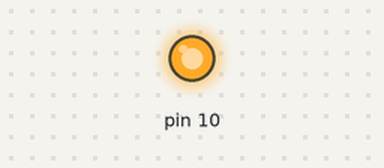
Bench run of a sketch on a simulated Arduino Uno, built with avr-gcc and run on an emulated ATmega328P. On the bench: output pins drawn as LEDs (lit = HIGH). What the sketch prints to the serial monitor is not drawn.

Above: at 0.1 s.
Timing chart, 0 to 1.6 s (numbered marks = the images above):
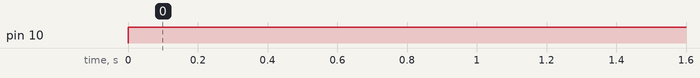

The sketch:

UnoSpi_Master2Uno.ino
```cpp
/* SPI Master Demo
 * SPI pin numbers:
 * SCK   13  // Serial Clock.
 * MISO  12  // Master In Slave Out.
 * MOSI  11  // Master Out Slave In.
 * SS    10  // Slave Select
 */
// Include SPI (Serial Peripheral Interface) library.
#include <SPI.h>

unsigned long nextMillis = 0;    // Next millis() for master LED update.
// The setup() function runs after reset.
void setup() {
  // Initialize serial for DEBUG.
  Serial.begin(115200);

  // Initialize nextMillis.
  nextMillis = millis();

  // Initialize SPI.
  // SCK, MOSI, SS pins into output mode
  // also put SCK, MOSI into LOW state, and SS into HIGH state.
  // Then put SPI hardware into Master mode and turn SPI on
  SPI.begin();

  // Slow down the master a bit
  SPI.setClockDivider(SPI_CLOCK_DIV8);
  // Master initialized.
  Serial.println("Master Initialized");
}

void sendData(uint8_t * data, size_t len)
{
    // Select and wait for slave.
    digitalWrite(SS, LOW);

    // 发送字串
    char index;

    //SPI.transfer(0x02);
    while(len-- && index < 32) {
      SPI.transfer(data[index++]);
    }

    // Disable slave.
    digitalWrite(SS, HIGH);
}

// The loop() function runs continuously after setup().
void loop() {

  // Time to update master LED?
  if (millis() >= nextMillis) {
    // Yes, update nextMillis.
    nextMillis = millis() + 5000;
    Serial.println("nextMillis Updated.");

    const char * data = "Hello, My World!\n";
    int str_len = strlen(data);

    sendData(data, str_len);
    Serial.print(str_len);
    Serial.print(data);
  }
}
```

Measured:
- by itself, pin 10: LOW → HIGH at 0.00 s
